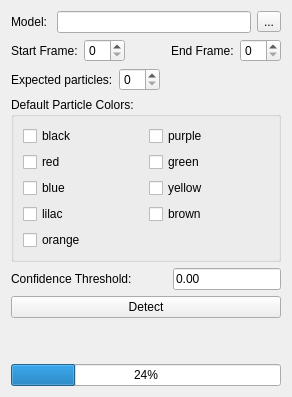
                 <widget class="QWidget" name="tab_detection">
                  <property name="autoFillBackground">
                   <bool>true</bool>
                  </property>
                  <attribute name="title">
                   <string>Detection</string>
                  </attribute>
                  <layout class="QVBoxLayout" name="verticalLayout_13">
                   <item>
                    <layout class="QHBoxLayout" name="horizontalLayout_13" stretch="0,0,0">
                     <item>
                      <widget class="QLabel" name="lbl_model">
                       <property name="text">
                        <string>Model: </string>
                       </property>
                      </widget>
                     </item>
                     <item>
                      <widget class="QLineEdit" name="le_model"/>
                     </item>
                     <item>
                      <widget class="QToolButton" name="tb_model">
                       <property name="text">
                        <string>...</string>
                       </property>
                      </widget>
                     </item>
                    </layout>
                   </item>
                   <item>
                    <layout class="QHBoxLayout" name="horizontalLayout_12">
                     <item>
                      <widget class="QLabel" name="lbl_start_frame_detection">
                       <property name="text">
                        <string>Start Frame:</string>
                       </property>
                      </widget>
                     </item>
                     <item>
                      <widget class="QSpinBox" name="start_frame_detection"/>
                     </item>
                     <item>
                      <spacer name="horizontalSpacer_9">
                       <property name="orientation">
                        <enum>Qt::Horizontal</enum>
                       </property>
                       <property name="sizeHint" stdset="0">
                        <size>
                         <width>40</width>
                         <height>20</height>
                        </size>
                       </property>
                      </spacer>
                     </item>
                     <item>
                      <widget class="QLabel" name="lbl_end_frame_detection">
                       <property name="text">
                        <string>End Frame:</string>
                       </property>
                      </widget>
                     </item>
                     <item>
                      <widget class="QSpinBox" name="end_frame_detection"/>
                     </item>
                    </layout>
                   </item>
                   <item>
                    <layout class="QHBoxLayout" name="horizontalLayout_14">
                     <item>
                      <widget class="QLabel" name="lbl_expected_particles_default">
                       <property name="text">
                        <string>Expected particles:</string>
                       </property>
                      </widget>
                     </item>
                     <item>
                      <widget class="QSpinBox" name="expected_particles_default"/>
                     </item>
                     <item>
                      <spacer name="horizontalSpacer_11">
                       <property name="orientation">
                        <enum>Qt::Horizontal</enum>
                       </property>
                       <property name="sizeHint" stdset="0">
                        <size>
                         <width>40</width>
                         <height>20</height>
                        </size>
                       </property>
                      </spacer>
                     </item>
                    </layout>
                   </item>
                   <item>
                    <widget class="QGroupBox" name="group_colors_detection">
                     <property name="title">
                      <string>Default Particle Colors:</string>
                     </property>
                     <layout class="QGridLayout" name="gridLayout_5">
                      <item row="1" column="0">
                       <widget class="QCheckBox" name="cb_red_3">
                        <property name="text">
                         <string>red</string>
                        </property>
                       </widget>
                      </item>
                      <item row="0" column="1">
                       <widget class="QCheckBox" name="cb_purple_3">
                        <property name="text">
                         <string>purple</string>
                        </property>
                       </widget>
                      </item>
                      <item row="2" column="1">
                       <widget class="QCheckBox" name="cb_yellow_3">
                        <property name="text">
                         <string>yellow</string>
                        </property>
                       </widget>
                      </item>
                      <item row="1" column="1">
                       <widget class="QCheckBox" name="cb_green_3">
                        <property name="text">
                         <string>green</string>
                        </property>
                       </widget>
                      </item>
                      <item row="3" column="0">
                       <widget class="QCheckBox" name="cb_lilac">
                        <property name="text">
                         <string>lilac</string>
                        </property>
                       </widget>
                      </item>
                      <item row="2" column="0">
                       <widget class="QCheckBox" name="cb_blue_3">
                        <property name="text">
                         <string>blue</string>
                        </property>
                       </widget>
                      </item>
                      <item row="3" column="1">
                       <widget class="QCheckBox" name="cb_brown">
                        <property name="text">
                         <string>brown</string>
                        </property>
                       </widget>
                      </item>
                      <item row="0" column="0">
                       <widget class="QCheckBox" name="cb_black_3">
                        <property name="text">
                         <string>black</string>
                        </property>
                       </widget>
                      </item>
                      <item row="4" column="0">
                       <widget class="QCheckBox" name="cb_orange">
                        <property name="text">
                         <string>orange</string>
                        </property>
                       </widget>
                      </item>
                     </layout>
                    </widget>
                   </item>
                   <item>
                    <layout class="QHBoxLayout" name="horizontalLayout_30">
                     <item>
                      <widget class="QLabel" name="lbl_threshold">
                       <property name="text">
                        <string>Confidence Threshold: </string>
                       </property>
                      </widget>
                     </item>
                     <item alignment="Qt::AlignRight">
                      <widget class="QLineEdit" name="le_threshold">
                       <property name="inputMask">
                        <string>0.00;0</string>
                       </property>
                       <property name="text">
                        <string>.</string>
                       </property>
                      </widget>
                     </item>
                    </layout>
                   </item>
                   <item>
                    <widget class="QPushButton" name="pb_detect">
                     <property name="sizePolicy">
                      <sizepolicy hsizetype="Minimum" vsizetype="Minimum">
                       <horstretch>0</horstretch>
                       <verstretch>0</verstretch>
                      </sizepolicy>
                     </property>
                     <property name="text">
                      <string>Detect</string>
                     </property>
                    </widget>
                   </item>
                   <item>
                    <spacer name="verticalSpacer_4">
                     <property name="orientation">
                      <enum>Qt::Vertical</enum>
                     </property>
                     <property name="sizeHint" stdset="0">
                      <size>
                       <width>20</width>
                       <height>40</height>
                      </size>
                     </property>
                    </spacer>
                   </item>
                   <item>
                    <widget class="QProgressBar" name="progress_detection">
                     <property name="value">
                      <number>24</number>
                     </property>
                     <property name="invertedAppearance">
                      <bool>false</bool>
                     </property>
                    </widget>
                   </item>
                  </layout>
                 </widget>
